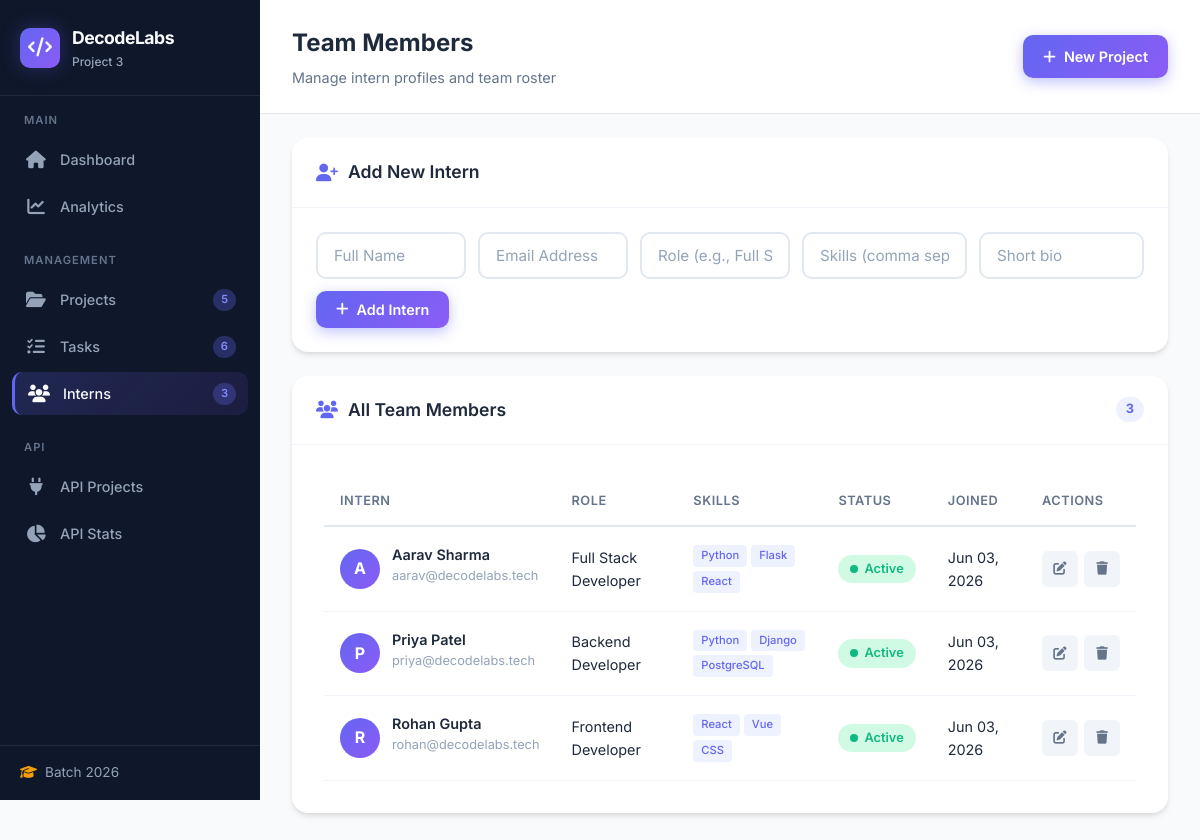
Page /interns on the committed database.
### app.py (models this page shows, shortened)
class Intern(db.Model):
    __tablename__ = 'interns'
    id = db.Column(db.Integer, primary_key=True)
    name = db.Column(db.String(100), nullable=False)
    email = db.Column(db.String(120), unique=True, nullable=False)
    batch = db.Column(db.String(20), default='2026')
    role = db.Column(db.String(100))
    skills = db.Column(db.String(500))
    bio = db.Column(db.Text)
    joined_at = db.Column(db.DateTime, default=datetime.utcnow)
    is_active = db.Column(db.Boolean, default=True)

### app.py (the view)
@app.route('/interns')
def interns_list():
    interns = Intern.query.order_by(Intern.joined_at.desc()).all()
    return render_template('interns.html', interns=interns)

### app.py (called while the page is built)
@app.context_processor
def inject_stats():
    return {
        'total_projects': Project.query.count(),
        'total_tasks': Task.query.count(),
        'total_interns': Intern.query.count(),
        'completed_projects': Project.query.filter_by(status='Completed').count(),
        'pending_tasks': Task.query.filter_by(status='Pending').count()
    }

### templates/interns.html (shortened to what this page needs)
{% extends "base.html" %}
{% block page_title %}Team Members{% endblock %}
{% block page_subtitle %}Manage intern profiles and team roster{% endblock %}
{% block content %}
<div class="card">
    <div class="card-header">
        <h3><i class="fas fa-user-plus"></i> Add New Intern</h3>
    </div>
    <div class="card-body">
        <form method="POST" action="{{ url_for('intern_create') }}" class="inline-form-row">
            <div class="form-group">
                <input type="text" name="name" placeholder="Full Name" required>
            </div>
            <div class="form-group">
                <input type="email" name="email" placeholder="Email Address" required>
            </div>
            <div class="form-group">
                <input type="text" name="role" placeholder="Role (e.g., Full Stack Developer)">
            </div>
            <div class="form-group flex-2">
                <input type="text" name="skills" placeholder="Skills (comma separated)">
            </div>
            <div class="form-group flex-2">
                <input type="text" name="bio" placeholder="Short bio">
            </div>
            <button type="submit" class="btn btn-primary">
                <i class="fas fa-plus"></i> Add Intern
            </button>
        </form>
    </div>
</div>
<div class="card">
    <div class="card-header">
        <h3><i class="fas fa-users"></i> All Team Members</h3>
        <span class="badge-count">{{ interns | length }}</span>
    </div>
    <div class="card-body">
        <div class="interns-table-container">
            <div class="table-responsive">
                <table class="data-table interns-table">
                    <thead>
                        <tr>
                            <th>Intern</th>
                            <th>Role</th>
                            <th>Skills</th>
                            <th>Status</th>
                            <th>Joined</th>
                            <th>Actions</th>
                        </tr>
                    </thead>
                    <tbody>
                        {% for intern in interns %}
                        <tr>
                            <td>
                                <div class="intern-cell">
                                    <div class="intern-avatar-sm">{{ intern.name[0] }}</div>
                                    <div class="intern-cell-info">
                                        <span class="intern-name">{{ intern.name }}</span>
                                        <span class="intern-email">{{ intern.email }}</span>
                                    </div>
                                </div>
                            </td>
                            <td>{{ intern.role or 'Intern' }}</td>
                            <td>
                                <div class="skills-inline">
                                    {% for skill in (intern.skills or '').split(',')[:3] %}
                                        {% if skill.strip() %}
                                        <span class="skill-tag-sm">{{ skill.strip() }}</span>
                                        {% endif %}
                                    {% endfor %}
                                </div>
                            </td>
                            <td>
                                <span class="status-badge {% if intern.is_active %}active{% else %}inactive{% endif %}">
                                    <span class="status-dot-sm"></span>
                                    {% if intern.is_active %}Active{% else %}Inactive{% endif %}
                                </span>
                            </td>
                            <td>{{ intern.joined_at.strftime('%b %d, %Y') }}</td>
                            <td>
                                <div class="action-buttons">
                                    <button class="btn-icon" onclick="editIntern({{ intern.id }}, '{{ intern.name }}', '{{ intern.email }}', '{{ intern.role or '' }}', '{{ intern.skills or '' }}', '{{ intern.bio or '' }}', {{ intern.is_active | tojson }})" title="Edit">
                                        <i class="fas fa-edit"></i>
                                    </button>
                                    <form action="{{ url_for('intern_delete', id=intern.id) }}" method="POST" class="inline-form" onsubmit="return confirm('Remove this intern?');">
                                        <button type="submit" class="btn-icon btn-danger" title="Delete">
                                            <i class="fas fa-trash"></i>
                                        </button>
                                    </form>
                                </div>
                            </td>
                        </tr>
                        {% endfor %}
                    </tbody>
                </table>
            </div>
        </div>
    </div>
</div>
{% endblock %}

### rows in the picture
Intern: name "A", name "Aarav Sharma", email "aarav@decodelabs.tech", role "Full Stack Developer", strip "Python" "Flask" "React", is_active "Active", joined_at "Jun 03, 2026"
Intern: name "P", name "Priya Patel", email "priya@decodelabs.tech", role "Backend Developer", strip "Python" "Django" "PostgreSQL", is_active "Active", joined_at "Jun 03, 2026"
Intern: name "R", name "Rohan Gupta", email "rohan@decodelabs.tech", role "Frontend Developer", strip "React" "Vue" "CSS", is_active "Active", joined_at "Jun 03, 2026"

### other values in the picture
{{ total_projects }} "5"
{{ total_tasks }} "6"
{{ total_interns }} "3"
{{ interns | length }} "3"
